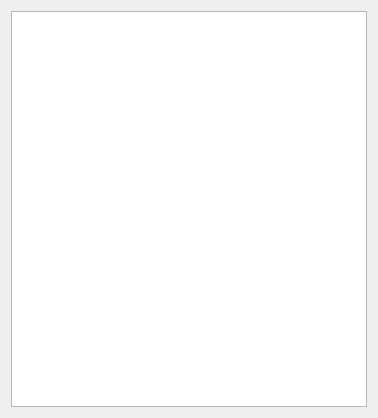
<?xml version="1.0" encoding="UTF-8"?>
<ui version="4.0">
 <class>Dialog</class>
 <widget class="QDialog" name="Dialog">
  <property name="geometry">
   <rect>
    <x>0</x>
    <y>0</y>
    <width>378</width>
    <height>418</height>
   </rect>
  </property>
  <property name="windowTitle">
   <string>学院积分</string>
  </property>
  <layout class="QVBoxLayout" name="verticalLayout">
   <item>
    <widget class="QTableView" name="tableView"/>
   </item>
  </layout>
 </widget>
 <resources/>
 <connections/>
</ui>
